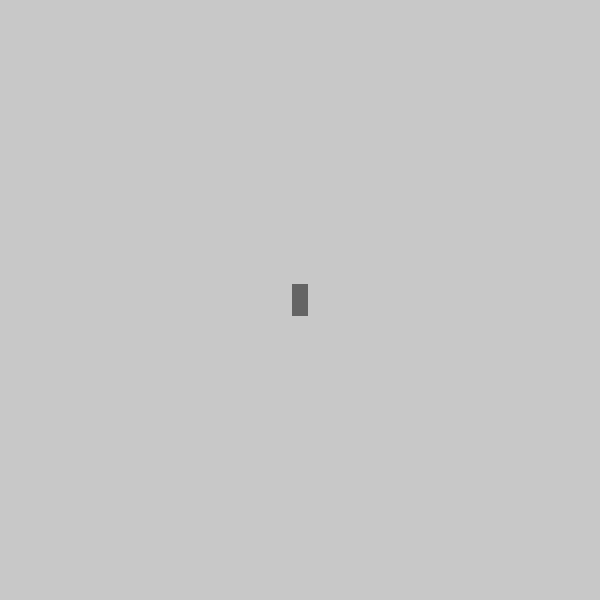
Frame 1 (no input)
Frame 60 (the mouse pressed at the canvas centre just before this capture): identical to frame 1, image omitted
Frame 120 (the mouse held since frame 60 and released just before this capture): identical to frame 1, image omitted

The Processing sketch that drew this single still picture (run headless with seeded random() and noise(); from frame 60 on, the mouse is pressed at the canvas centre):

// Processing sketch: Exercise_03_05
// ── Exercise_03_05.pde
Mover thing;

void setup() {
  size(600, 600);
  pixelDensity(displayDensity());
  thing = new Mover();
}

void draw() {
  background(200);
  
  if (keyPressed) {
    if (key == CODED && keyCode == RIGHT) {
      thing.turn(0.04);
    } else if (key == CODED && keyCode == LEFT) {
      thing.turn(-0.04);
    } else if (key == 'a' || key == 'A') {
      thing.thrust();
    }
  }
  thing.update();
  thing.render();
}

// ── Mover.pde
class Mover {
  PVector pos;
  PVector vel;
  PVector acc;
  
  // Arbitrary damping to slow down ship
  float damping = 0.995;
  float topspeed = 6;
  
  // Variable for heading!
  float heading = 0;

  // Size
  float r = 16;
  
  Mover() {
    pos = new PVector(width/2, height/2);
    vel = new PVector(0, 0);
    acc = new PVector(0, 0);
  }
  
  void update() {
    vel.add(acc);
    vel.mult(damping);
    vel.limit(topspeed);
    pos.add(vel);
    acc.mult(0);
    checkEdges();
  }
  
  void applyForce(PVector _f) {
    PVector force = _f.copy();
    acc.add(force);
  }
  
  void turn(float _ang) {
    heading += _ang;
  }
  
  void thrust() {
    float angle = heading - PI/2;
    PVector force = new PVector(cos(angle), sin(angle));
    force.mult(0.1);
    applyForce(force);
  }
  
  void render() {
    noStroke();
    fill(100);
    rectMode(CENTER);
    pushMatrix();
    translate(pos.x, pos.y);
    rotate(heading);
    rect(0, 0, 16, 32);
    popMatrix();
  }
  
  void checkEdges() {
    if (pos.x > width) {
      pos.x = 0;
    } else if (pos.x < 0) {
      pos.x = width;
    }
    
    if (pos.y > height) {
      pos.y = 0;
    } else if (pos.y < 0) {
      pos.y = height;
    }
  }
}
